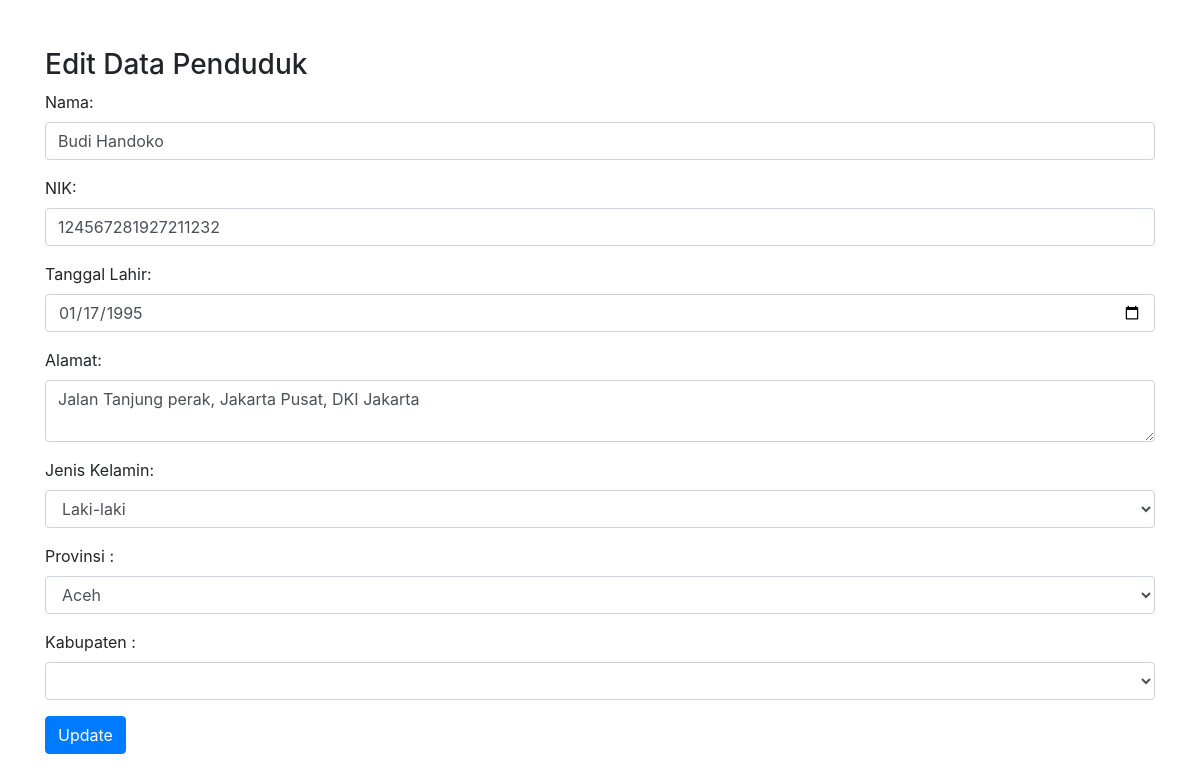
The app's page /action/edit.php?id=12128 with its own data.
### tables this page shows
CREATE TABLE `penduduk` (
  `id_penduduk` int(11) NOT NULL,
  `nama` varchar(100) NOT NULL,
  `nik` varchar(18) NOT NULL,
  `jenis_kelamin` enum('Laki-laki','Perempuan') NOT NULL,
  `tanggal_lahir` date NOT NULL,
  `alamat` text NOT NULL,
  `id_kabupaten` int(11) DEFAULT NULL,
  `timestamp` timestamp NOT NULL DEFAULT current_timestamp(),
  `id_provinsi` int(11) DEFAULT NULL
);

### component/get_provinsi.php (the view, shortened to what this page needs)
<?php
include '../koneksi/connection.php';
$sql = "SELECT * FROM provinsi";
$result = $conn->query($sql);
if ($result->num_rows > 0) {
    while ($row = $result->fetch_assoc()) {
        echo "<option value='" . $row['id_provinsi'] . "'>" . $row['nama_provinsi'] . "</option>";
    }
} else {
    echo "<option value=''>Tidak ada provinsi</option>";
}

### action/edit.php (shortened to what this page needs)
<?php
if (isset($_GET['id'])) {
    include '../koneksi/connection.php';
    $id_penduduk = $_GET['id'];
    $sql = "SELECT * FROM penduduk WHERE id_penduduk = '$id_penduduk'";
    $result = $conn->query($sql);
    if ($result->num_rows > 0) {
        $row = $result->fetch_assoc();
        $nama = $row['nama'];
        $nik = $row['nik'];
        $tanggal_lahir = $row['tanggal_lahir'];
        $alamat = $row['alamat'];
        $jenis_kelamin = $row['jenis_kelamin'];
    } else {
        echo "Data tidak ditemukan.";
    }
} else {
    echo "ID Penduduk tidak ditemukan.";
}
?>
<!DOCTYPE html>
<html lang="en">
<head>
    <link rel="stylesheet" href="https://stackpath.bootstrapcdn.com/bootstrap/4.5.2/css/bootstrap.min.css">
</head>
<body>
    <div class="container mt-5">
        <h3>Edit Data Penduduk</h3>
        <form action="update.php" method="POST">
            <div class="form-group">
                <label for="nama">Nama:</label>
                <input type="text" class="form-control" id="nama" name="nama" value="<?php echo $nama; ?>">
            </div>
            <div class="form-group">
                <label for="nik">NIK:</label>
                <input type="text" class="form-control" id="nik" name="nik" value="<?php echo $nik; ?>">
            </div>
            <div class="form-group">
                <label for="tanggal_lahir">Tanggal Lahir:</label>
                <input type="date" class="form-control" id="tanggal_lahir" name="tanggal_lahir" value="<?php echo $tanggal_lahir; ?>">
            </div>
            <div class="form-group">
                <label for="alamat">Alamat:</label>
                <textarea class="form-control" id="alamat" name="alamat"><?php echo $alamat; ?></textarea>
            </div>
            <div class="form-group">
                <label for="jenis_kelamin">Jenis Kelamin:</label>
                <select class="form-control" id="jenis_kelamin" name="jenis_kelamin">
                    <option value="Laki-laki" <?php if ($jenis_kelamin == 'Laki-laki') echo 'selected'; ?>>Laki-laki</option>
                </select>
            </div>
            <div class="form-group">
                <label for="provinsi">Provinsi : </label>
                <select class="form-control" id="provinsi" name="provinsi" required>
                    <?php include '../component/get_provinsi.php'; ?>
                </select>
            </div>
            <div class="form-group">
                <label for="kabupaten">Kabupaten : </label>
                <select class="form-control" id="kabupaten" name="kabupaten" required>
                </select>
            </div>
            <button type="submit" class="btn btn-primary">Update</button>
        </form>
    </div>
</body>
</html>

### records on screen
penduduk: nama "Budi Handoko", nik "124567281927211232", tanggal_lahir "01/17/1995", alamat "Jalan Tanjung perak, Jakarta Pusat, DKI Jakarta", jenis_kelamin "Laki-laki"

### other values on screen
form field provinsi "Aceh"
